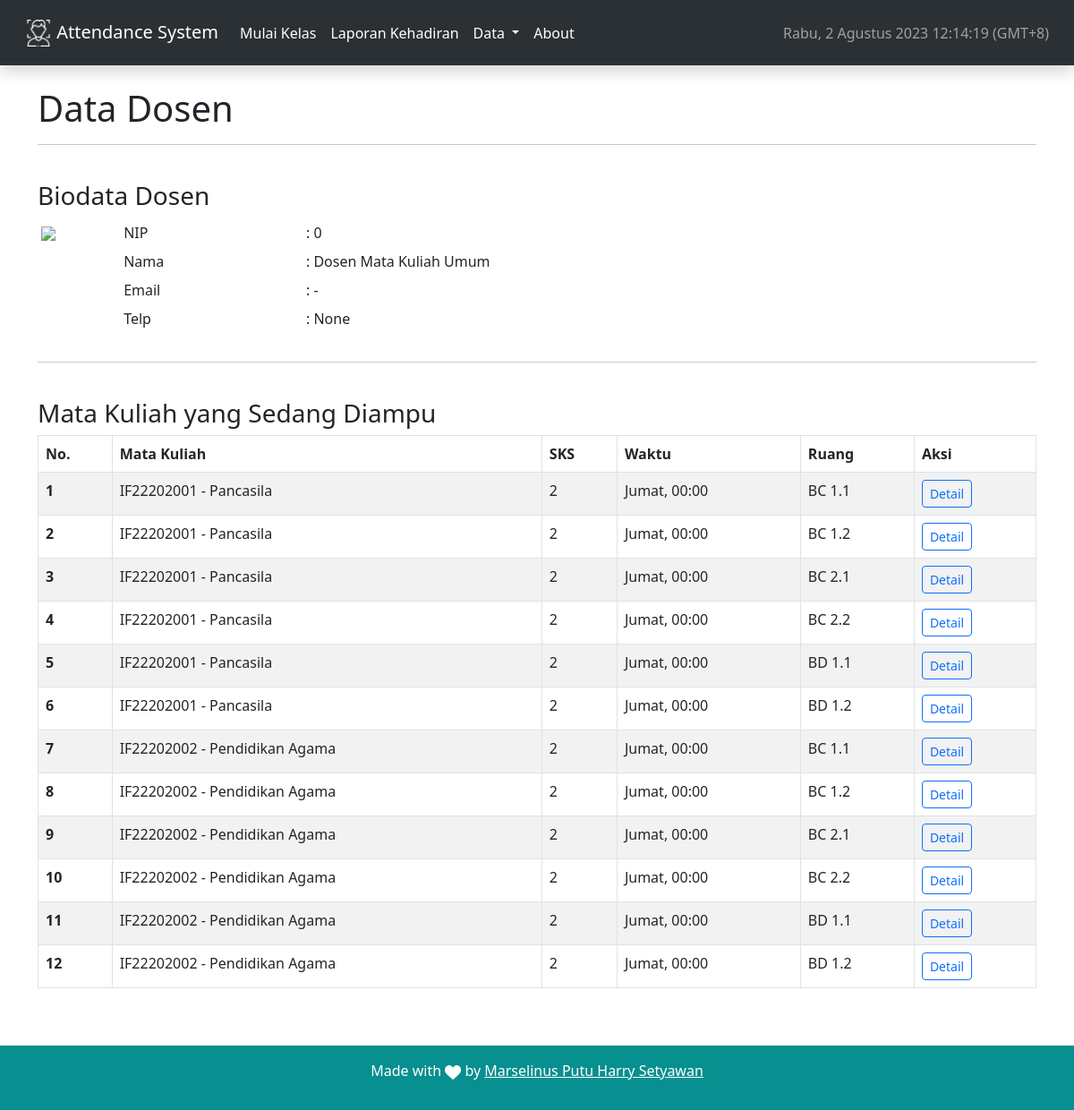
/dosen/0, run on the app's committed database.
### sistempresensi/models.py (models this page shows, shortened)
class Dosen(db.Model):
    id = db.Column(db.Integer, primary_key=True)
    nip = db.Column(db.BigInteger, unique=True, nullable=False)
    nama = db.Column(db.String, nullable=False)
    email = db.Column(db.String)
    telp = db.Column(db.BigInteger)
    foto_path = db.Column(db.String, default="nophotoprofile.jpeg")
    created_at = db.Column(db.DateTime, nullable=False, server_default=func.now())

class Matkul(db.Model):
    id = db.Column(db.Integer, primary_key=True)
    kode_matkul_group = db.Column(db.String(), unique=True, nullable=False)
    tahun_ajaran = db.Column(db.Integer, nullable=False)
    semester = db.Column(db.Integer, nullable=False)
    kode_matkul = db.Column(db.String(), nullable=False)
    group = db.Column(db.String(), nullable=False, default='A')
    nama_matkul = db.Column(db.String(), nullable=False)
    sks = db.Column(db.Integer, nullable=False)
    dosen = db.Column(db.BigInteger, db.ForeignKey('dosen.nip'), nullable=False)
    hari = db.Column(db.Integer)    # number of weekdays
    jam = db.Column(db.Time())
    ruang = db.Column(db.String)
    total_pertemuan = db.Column(db.Integer, nullable=False, default=0)
    created_at = db.Column(db.DateTime(timezone=True), nullable=False, server_default=func.now())
    data_dosen = db.relationship('Dosen', lazy=True)

### sistempresensi/routes.py (the view)
@app.route("/dosen/<id>")
def detaildosen(id):
    data = Dosen.query.filter_by(nip=id).first_or_404("Dosen tidak ditemukan!")
    matkul = Matkul.query.filter(Matkul.dosen == id, Matkul.tahun_ajaran == gvar['tahun_ajaran'],
                                 Matkul.semester == gvar["semester"]).all()
    return render_template('detail-dosen.html', data=data, matkul=matkul, namahari=gvar['hari'], title="Detail Dosen")

### sistempresensi/templates/detail-dosen.html
{% extends "base.html" %}
{% block content %}
<h1>Data Dosen</h1>
<hr><br>
<h3>Biodata Dosen</h3>
<div class="table-responsive">
    <table class="table table-borderless table-sm">
        <tbody>
        <tr>
            <td rowspan="4"><img width="150px"
                                 class="img-fluid"
                                 src="/static/dosen/{{data.foto_path}}">
            </td>
            <td>NIP</td>
            <td>:   {{ data.nip }}</td>
        </tr>
        <tr>
            <td>Nama</td>
            <td>:   {{ data.nama }}</td>
        </tr>
        <tr>
            <td>Email</td>
            <td>:   {{ data.email }}</td>
        </tr>
        <tr>
            <td>Telp</td>
            <td>:   {{ data.telp }}</td>
        </tr>
        </tbody>
    </table>
</div>
<hr>
<br>
<h3>Mata Kuliah yang Sedang Diampu</h3>
<div class="table-responsive">
    <table class="table table-bordered table-hover table-striped">
        <thead>
        <tr>
            <th scope="col">No.</th>
            <th scope="col">Mata Kuliah</th>
            <th scope="col">SKS</th>
            <th scope="col">Waktu</th>
            <th scope="col">Ruang</th>
            <th scope="col">Aksi</th>
        </tr>
        </thead>
        <tbody>
        {% for data in matkul %}
        <tr>
            <th scope="row">{{ loop.index }}</th>
            <td>{{ data.kode_matkul }} - {{ data.nama_matkul }}</td>
            <td>{{ data.sks }}</td>
            <td>{{ namahari[data.hari]}}, {{data.jam.strftime("%H:%M")}}</td>
            <td>{{ data.ruang }}</td>
            <td><a href="/matakuliah/{{data.kode_matkul_group}}" class="btn btn-sm btn-outline-primary" role="button"
                   aria-pressed="true">Detail</a></td>
        </tr>
        {% endfor %}
        </tbody>
    </table>
</div>
{% endblock content %}

### data on the page
Dosen: nip "0", nama "Dosen Mata Kuliah Umum", email "-", telp "None"
Matkul: kode_matkul "IF22202001", nama_matkul "Pancasila", sks "2", hari "Jumat", jam "00:00", ruang "BC 1.1"
Matkul: kode_matkul "IF22202001", nama_matkul "Pancasila", sks "2", hari "Jumat", jam "00:00", ruang "BC 1.2"
Matkul: kode_matkul "IF22202001", nama_matkul "Pancasila", sks "2", hari "Jumat", jam "00:00", ruang "BC 2.1"
Matkul: kode_matkul "IF22202001", nama_matkul "Pancasila", sks "2", hari "Jumat", jam "00:00", ruang "BC 2.2"
Matkul: kode_matkul "IF22202001", nama_matkul "Pancasila", sks "2", hari "Jumat", jam "00:00", ruang "BD 1.1"
Matkul: kode_matkul "IF22202001", nama_matkul "Pancasila", sks "2", hari "Jumat", jam "00:00", ruang "BD 1.2"
Matkul: kode_matkul "IF22202002", nama_matkul "Pendidikan Agama", sks "2", hari "Jumat", jam "00:00", ruang "BC 1.1"
Matkul: kode_matkul "IF22202002", nama_matkul "Pendidikan Agama", sks "2", hari "Jumat", jam "00:00", ruang "BC 1.2"
Matkul: kode_matkul "IF22202002", nama_matkul "Pendidikan Agama", sks "2", hari "Jumat", jam "00:00", ruang "BC 2.1"
Matkul: kode_matkul "IF22202002", nama_matkul "Pendidikan Agama", sks "2", hari "Jumat", jam "00:00", ruang "BC 2.2"
Matkul: kode_matkul "IF22202002", nama_matkul "Pendidikan Agama", sks "2", hari "Jumat", jam "00:00", ruang "BD 1.1"
Matkul: kode_matkul "IF22202002", nama_matkul "Pendidikan Agama", sks "2", hari "Jumat", jam "00:00", ruang "BD 1.2"
